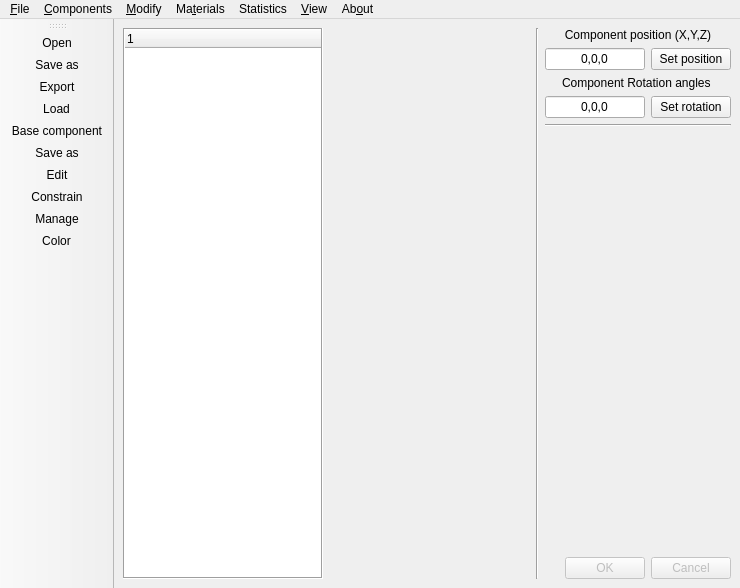
<?xml version="1.0" encoding="UTF-8"?>
<ui version="4.0">
 <class>MainWindow</class>
 <widget class="QMainWindow" name="MainWindow">
  <property name="geometry">
   <rect>
    <x>0</x>
    <y>0</y>
    <width>740</width>
    <height>588</height>
   </rect>
  </property>
  <property name="windowTitle">
   <string>Constructor</string>
  </property>
  <property name="windowOpacity">
   <double>1.000000000000000</double>
  </property>
  <widget class="QWidget" name="centralwidget">
   <layout class="QHBoxLayout" name="horizontalLayout">
    <item>
     <widget class="QTreeWidget" name="tre_manager">
      <property name="sizePolicy">
       <sizepolicy hsizetype="Minimum" vsizetype="Expanding">
        <horstretch>0</horstretch>
        <verstretch>0</verstretch>
       </sizepolicy>
      </property>
      <property name="maximumSize">
       <size>
        <width>200</width>
        <height>16777215</height>
       </size>
      </property>
      <property name="frameShape">
       <enum>QFrame::Box</enum>
      </property>
      <column>
       <property name="text">
        <string notr="true">1</string>
       </property>
      </column>
     </widget>
    </item>
    <item>
     <widget class="QWidget" name="glbox" native="true">
      <property name="sizePolicy">
       <sizepolicy hsizetype="Expanding" vsizetype="Expanding">
        <horstretch>0</horstretch>
        <verstretch>0</verstretch>
       </sizepolicy>
      </property>
      <property name="minimumSize">
       <size>
        <width>200</width>
        <height>0</height>
       </size>
      </property>
     </widget>
    </item>
    <item>
     <widget class="Line" name="line_3">
      <property name="orientation">
       <enum>Qt::Vertical</enum>
      </property>
     </widget>
    </item>
    <item>
     <layout class="QVBoxLayout" name="lay_right">
      <item>
       <widget class="QLabel" name="lbl_pos">
        <property name="sizePolicy">
         <sizepolicy hsizetype="Minimum" vsizetype="Preferred">
          <horstretch>0</horstretch>
          <verstretch>0</verstretch>
         </sizepolicy>
        </property>
        <property name="text">
         <string>Component position (X,Y,Z)</string>
        </property>
        <property name="alignment">
         <set>Qt::AlignCenter</set>
        </property>
       </widget>
      </item>
      <item>
       <layout class="QHBoxLayout" name="lay_pos">
        <item>
         <widget class="QLineEdit" name="ln_pos">
          <property name="sizePolicy">
           <sizepolicy hsizetype="Minimum" vsizetype="Fixed">
            <horstretch>0</horstretch>
            <verstretch>0</verstretch>
           </sizepolicy>
          </property>
          <property name="maximumSize">
           <size>
            <width>100</width>
            <height>16777215</height>
           </size>
          </property>
          <property name="text">
           <string>0,0,0</string>
          </property>
          <property name="alignment">
           <set>Qt::AlignCenter</set>
          </property>
         </widget>
        </item>
        <item>
         <widget class="QPushButton" name="btn_setpos">
          <property name="text">
           <string>Set position</string>
          </property>
         </widget>
        </item>
       </layout>
      </item>
      <item>
       <widget class="QLabel" name="lbl_rot">
        <property name="sizePolicy">
         <sizepolicy hsizetype="Minimum" vsizetype="Preferred">
          <horstretch>0</horstretch>
          <verstretch>0</verstretch>
         </sizepolicy>
        </property>
        <property name="text">
         <string>Component Rotation angles </string>
        </property>
        <property name="alignment">
         <set>Qt::AlignCenter</set>
        </property>
       </widget>
      </item>
      <item>
       <layout class="QHBoxLayout" name="lay_rot">
        <item>
         <widget class="QLineEdit" name="ln_rot">
          <property name="sizePolicy">
           <sizepolicy hsizetype="Minimum" vsizetype="Fixed">
            <horstretch>0</horstretch>
            <verstretch>0</verstretch>
           </sizepolicy>
          </property>
          <property name="maximumSize">
           <size>
            <width>100</width>
            <height>16777215</height>
           </size>
          </property>
          <property name="text">
           <string>0,0,0</string>
          </property>
          <property name="alignment">
           <set>Qt::AlignCenter</set>
          </property>
         </widget>
        </item>
        <item>
         <widget class="QPushButton" name="btn_setrot">
          <property name="sizePolicy">
           <sizepolicy hsizetype="Minimum" vsizetype="Fixed">
            <horstretch>0</horstretch>
            <verstretch>0</verstretch>
           </sizepolicy>
          </property>
          <property name="text">
           <string>Set rotation</string>
          </property>
         </widget>
        </item>
       </layout>
      </item>
      <item>
       <widget class="Line" name="line_2">
        <property name="orientation">
         <enum>Qt::Horizontal</enum>
        </property>
       </widget>
      </item>
      <item>
       <spacer name="verticalSpacer">
        <property name="orientation">
         <enum>Qt::Vertical</enum>
        </property>
        <property name="sizeHint" stdset="0">
         <size>
          <width>20</width>
          <height>40</height>
         </size>
        </property>
       </spacer>
      </item>
      <item>
       <layout class="QHBoxLayout" name="lay_okc">
        <item alignment="Qt::AlignRight">
         <widget class="QDialogButtonBox" name="btn_okc">
          <property name="enabled">
           <bool>false</bool>
          </property>
          <property name="sizePolicy">
           <sizepolicy hsizetype="Fixed" vsizetype="Fixed">
            <horstretch>0</horstretch>
            <verstretch>0</verstretch>
           </sizepolicy>
          </property>
          <property name="standardButtons">
           <set>QDialogButtonBox::Cancel|QDialogButtonBox::Ok</set>
          </property>
         </widget>
        </item>
       </layout>
      </item>
     </layout>
    </item>
   </layout>
  </widget>
  <widget class="QMenuBar" name="menubar">
   <property name="geometry">
    <rect>
     <x>0</x>
     <y>0</y>
     <width>740</width>
     <height>34</height>
    </rect>
   </property>
   <widget class="QMenu" name="menuFile">
    <property name="title">
     <string>&amp;File</string>
    </property>
    <addaction name="actionfOpen"/>
    <addaction name="actionfSaveas"/>
    <addaction name="actionfExport"/>
    <addaction name="actionfClose"/>
   </widget>
   <widget class="QMenu" name="menuView">
    <property name="title">
     <string>&amp;View</string>
    </property>
    <widget class="QMenu" name="menuViews">
     <property name="title">
      <string>Views</string>
     </property>
     <addaction name="actionFront"/>
     <addaction name="actionBack"/>
     <addaction name="actionLeft"/>
     <addaction name="actionRight"/>
     <addaction name="actionTop"/>
     <addaction name="actionBottom"/>
    </widget>
    <widget class="QMenu" name="menuVisual_Style">
     <property name="title">
      <string>Visual Style</string>
     </property>
     <addaction name="actionSolid"/>
     <addaction name="actionWireframe"/>
    </widget>
    <addaction name="menuViews"/>
    <addaction name="menuVisual_Style"/>
    <addaction name="actionLighting"/>
    <addaction name="actionColor"/>
   </widget>
   <widget class="QMenu" name="menuAbout">
    <property name="title">
     <string>Ab&amp;out</string>
    </property>
    <addaction name="actionHelp"/>
   </widget>
   <widget class="QMenu" name="menuComponents">
    <property name="geometry">
     <rect>
      <x>288</x>
      <y>168</y>
      <width>204</width>
      <height>168</height>
     </rect>
    </property>
    <property name="sizePolicy">
     <sizepolicy hsizetype="Fixed" vsizetype="Preferred">
      <horstretch>0</horstretch>
      <verstretch>0</verstretch>
     </sizepolicy>
    </property>
    <property name="minimumSize">
     <size>
      <width>150</width>
      <height>0</height>
     </size>
    </property>
    <property name="title">
     <string>&amp;Components</string>
    </property>
    <widget class="QMenu" name="menuAddcomp">
     <property name="geometry">
      <rect>
       <x>475</x>
       <y>171</y>
       <width>304</width>
       <height>170</height>
      </rect>
     </property>
     <property name="sizePolicy">
      <sizepolicy hsizetype="Preferred" vsizetype="Preferred">
       <horstretch>0</horstretch>
       <verstretch>0</verstretch>
      </sizepolicy>
     </property>
     <property name="minimumSize">
      <size>
       <width>0</width>
       <height>0</height>
      </size>
     </property>
     <property name="title">
      <string>&amp;Add</string>
     </property>
     <addaction name="actionOpencomp"/>
     <addaction name="actionBasecomp"/>
     <addaction name="actionERA"/>
    </widget>
    <addaction name="menuAddcomp"/>
    <addaction name="actionDeletecomp"/>
    <addaction name="actionSavecomp"/>
   </widget>
   <widget class="QMenu" name="menuModify">
    <property name="title">
     <string>&amp;Modify</string>
    </property>
    <addaction name="actionEdit"/>
    <addaction name="action_Constrain"/>
    <addaction name="actionArrays"/>
   </widget>
   <widget class="QMenu" name="menuMa_terials">
    <property name="title">
     <string>Ma&amp;terials</string>
    </property>
    <widget class="QMenu" name="menuCurrent">
     <property name="title">
      <string>Current</string>
     </property>
     <addaction name="actionSavematdb"/>
     <addaction name="actionLoadmatdb"/>
    </widget>
    <widget class="QMenu" name="menuNewmaterial">
     <property name="title">
      <string>New material</string>
     </property>
     <addaction name="actionHomo"/>
     <addaction name="actionHetero"/>
    </widget>
    <addaction name="actionManage"/>
    <addaction name="menuNewmaterial"/>
    <addaction name="menuCurrent"/>
   </widget>
   <widget class="QMenu" name="menuStatistics">
    <property name="title">
     <string>Statistics</string>
    </property>
    <addaction name="actionShooting"/>
   </widget>
   <addaction name="menuFile"/>
   <addaction name="menuComponents"/>
   <addaction name="menuModify"/>
   <addaction name="menuMa_terials"/>
   <addaction name="menuStatistics"/>
   <addaction name="menuView"/>
   <addaction name="menuAbout"/>
  </widget>
  <widget class="QToolBar" name="toolBar">
   <property name="windowTitle">
    <string>toolBar</string>
   </property>
   <attribute name="toolBarArea">
    <enum>LeftToolBarArea</enum>
   </attribute>
   <attribute name="toolBarBreak">
    <bool>false</bool>
   </attribute>
   <addaction name="actionfOpen"/>
   <addaction name="actionfSaveas"/>
   <addaction name="actionfExport"/>
   <addaction name="actionOpencomp"/>
   <addaction name="actionBasecomp"/>
   <addaction name="actionSavecomp"/>
   <addaction name="actionEdit"/>
   <addaction name="action_Constrain"/>
   <addaction name="actionManage"/>
   <addaction name="actionColor"/>
  </widget>
  <action name="actionfSaveas">
   <property name="icon">
    <iconset resource="Resourses/res.qrc">
     <normaloff>:/TBicons/folder_full_accept.ico</normaloff>:/TBicons/folder_full_accept.ico</iconset>
   </property>
   <property name="text">
    <string>Save as...</string>
   </property>
  </action>
  <action name="actionfExport">
   <property name="icon">
    <iconset resource="Resourses/res.qrc">
     <normaloff>:/TBicons/application_next.ico</normaloff>:/TBicons/application_next.ico</iconset>
   </property>
   <property name="text">
    <string>Export...</string>
   </property>
  </action>
  <action name="actionFront">
   <property name="text">
    <string>Front</string>
   </property>
  </action>
  <action name="actionBack">
   <property name="text">
    <string>Back</string>
   </property>
  </action>
  <action name="actionLeft">
   <property name="text">
    <string>Left</string>
   </property>
  </action>
  <action name="actionRight">
   <property name="text">
    <string>Right</string>
   </property>
  </action>
  <action name="actionTop">
   <property name="text">
    <string>Top</string>
   </property>
  </action>
  <action name="actionBottom">
   <property name="text">
    <string>Bottom</string>
   </property>
  </action>
  <action name="actionSolid">
   <property name="text">
    <string>Solid</string>
   </property>
  </action>
  <action name="actionWireframe">
   <property name="text">
    <string>Wireframe</string>
   </property>
  </action>
  <action name="actionLighting">
   <property name="checkable">
    <bool>true</bool>
   </property>
   <property name="text">
    <string>Lighting</string>
   </property>
  </action>
  <action name="actionBasecomp">
   <property name="icon">
    <iconset resource="Resourses/res.qrc">
     <normaloff>:/TBicons/page_add.ico</normaloff>:/TBicons/page_add.ico</iconset>
   </property>
   <property name="text">
    <string>&amp;Base component</string>
   </property>
  </action>
  <action name="actionArrays">
   <property name="text">
    <string>Arrays...</string>
   </property>
  </action>
  <action name="actionHelp">
   <property name="text">
    <string>Help</string>
   </property>
  </action>
  <action name="actionERA">
   <property name="text">
    <string>Explosive Reaction Armor </string>
   </property>
  </action>
  <action name="action_Constrain">
   <property name="icon">
    <iconset resource="Resourses/res.qrc">
     <normaloff>:/TBicons/page_swap.ico</normaloff>:/TBicons/page_swap.ico</iconset>
   </property>
   <property name="text">
    <string>Co&amp;nstrain...</string>
   </property>
  </action>
  <action name="actionManage">
   <property name="icon">
    <iconset resource="Resourses/res.qrc">
     <normaloff>:/TBicons/database_process.ico</normaloff>:/TBicons/database_process.ico</iconset>
   </property>
   <property name="text">
    <string>Manage...</string>
   </property>
  </action>
  <action name="actionfOpen">
   <property name="icon">
    <iconset resource="Resourses/res.qrc">
     <normaloff>:/TBicons/folder_full.ico</normaloff>:/TBicons/folder_full.ico</iconset>
   </property>
   <property name="text">
    <string>Open...</string>
   </property>
  </action>
  <action name="actionfClose">
   <property name="text">
    <string>Close</string>
   </property>
  </action>
  <action name="actionEdit">
   <property name="icon">
    <iconset resource="Resourses/res.qrc">
     <normaloff>:/TBicons/note_edit.ico</normaloff>:/TBicons/note_edit.ico</iconset>
   </property>
   <property name="text">
    <string>Edit...</string>
   </property>
  </action>
  <action name="actionDeletecomp">
   <property name="text">
    <string>Delete...</string>
   </property>
  </action>
  <action name="actionOpencomp">
   <property name="icon">
    <iconset resource="Resourses/res.qrc">
     <normaloff>:/TBicons/page_up.ico</normaloff>:/TBicons/page_up.ico</iconset>
   </property>
   <property name="text">
    <string>Load...</string>
   </property>
  </action>
  <action name="actionSavecomp">
   <property name="icon">
    <iconset resource="Resourses/res.qrc">
     <normaloff>:/TBicons/page_down.ico</normaloff>:/TBicons/page_down.ico</iconset>
   </property>
   <property name="text">
    <string>Save as...</string>
   </property>
  </action>
  <action name="actionSavematdb">
   <property name="text">
    <string>Save...</string>
   </property>
  </action>
  <action name="actionLoadmatdb">
   <property name="text">
    <string>Load...</string>
   </property>
  </action>
  <action name="actionHomo">
   <property name="text">
    <string>Homogeneous...</string>
   </property>
  </action>
  <action name="actionHetero">
   <property name="text">
    <string>Heterogeneous...</string>
   </property>
  </action>
  <action name="actionColor">
   <property name="icon">
    <iconset resource="Resourses/res.qrc">
     <normaloff>:/TBicons/process.ico</normaloff>:/TBicons/process.ico</iconset>
   </property>
   <property name="text">
    <string>Color...</string>
   </property>
  </action>
  <action name="actionShooting">
   <property name="text">
    <string>Shooting</string>
   </property>
  </action>
 </widget>
 <resources>
  <include location="Resourses/res.qrc"/>
 </resources>
 <connections/>
</ui>
